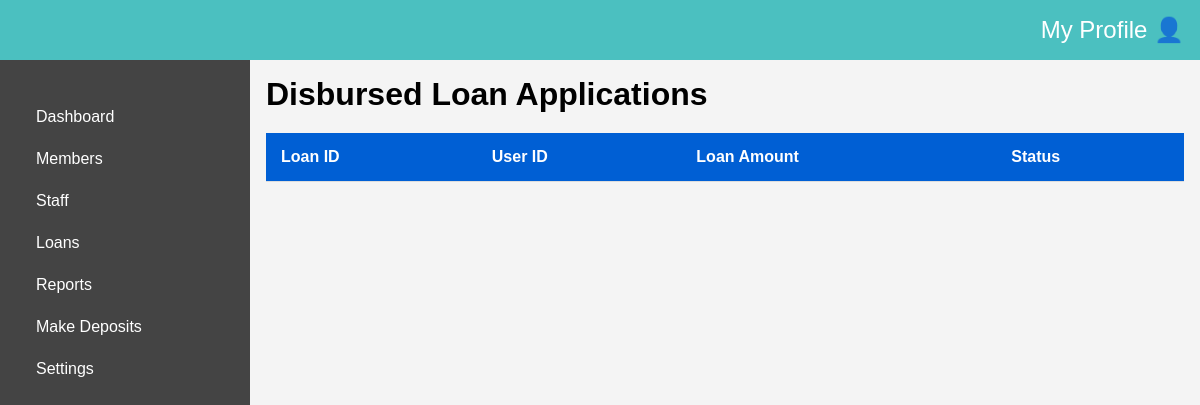
/admin/disbursed_loans (signed in), run on an earlier commit of the app's database.
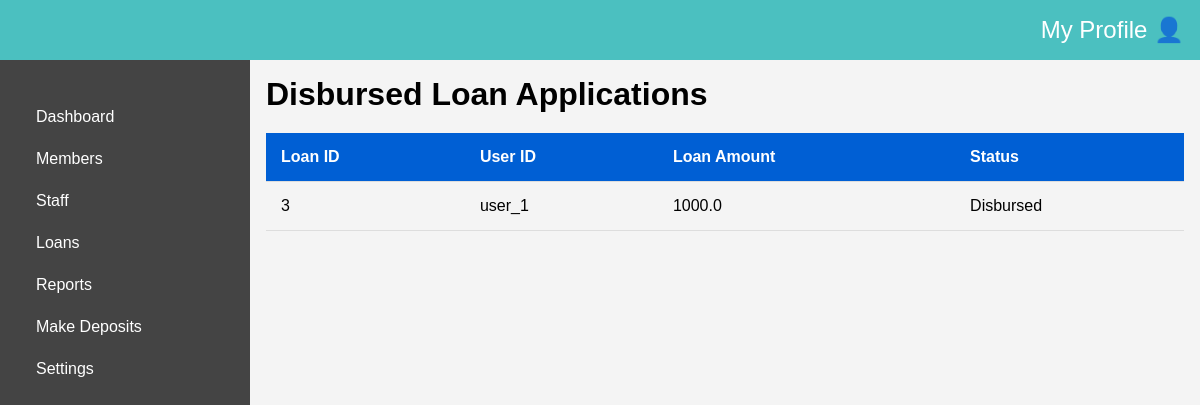
And on a later commit of the database.
### main_app/models.py (models this page shows, shortened)
class Loan(db.Model):
    id = db.Column(db.Integer, primary_key=True)
    user_id = db.Column(db.String(10), db.ForeignKey('user.user_id'), nullable=False)
    loan_amount = db.Column(db.Float, nullable=False)
    status = db.Column(db.String(20), nullable=False, default='Pending')
    rejection_reason = db.Column(db.String(120), nullable=True)
    loan_term = db.Column(db.Integer, nullable=False)
    interest_rate = db.Column(db.Float, nullable=False)  # Annual interest rate
    total_amount_due = db.Column(db.Float, nullable=False, default=0.0)  # Amount after interest
    monthly_payment = db.Column(db.Float, nullable=False, default=0.0)  # Payment With interest
    purpose = db.Column(db.String(120), nullable=False)
    start_date = db.Column(db.DateTime, nullable=False, default=datetime.now())
    next_due_date = db.Column(db.DateTime, nullable=False)
    amount_paid = db.Column(db.Float, default=0)
    penalty = db.Column(db.Float, nullable=False, default=0.0)  # Add a penalty field
    loan_user = db.relationship('User', back_populates='personal_loan', lazy=True, uselist=False)
    disbursement = db.relationship('Disbursement', back_populates='loan', lazy=True, uselist=False)
    repayment = db.relationship('Repayment', back_populates='loan', lazy=True, uselist=False)

### main_app/routes.py (the view)
@app.route('/admin/disbursed_loans')
@role_required('admin')
@login_required
def view_disbursed_loans():
    loans = Loan.query.filter_by(status='Disbursed').all()
    return render_template('admin/disbursed_loans.html', loans=loans)

### main_app/models.py (called while the page is built)
@login_manager.user_loader
def load_user(user_id):
    user_id = str(user_id)
    if user_id.startswith('user_'):
        return User.query.get(user_id)
    elif user_id.startswith('admin_'):
        return Admin.query.get(user_id)
    return None  # Return None if no user/admin is found

### main_app/routes.py (called while the page is built)
def role_required(role):
    def wrapper(fn):
        @wraps(fn)
        def decorated_view(*args, **kwargs):
            if not current_user.is_authenticated:
                return redirect(url_for('login'))
            try:
                if current_user.role != role:
                    flash("You do not have permission to access this page.")
                    abort(404, description="You do not have permission to access this page.")
                    return redirect(url_for('home'))
            except AttributeError:
                abort(404, description="You do not have permission to access this page. Access denied. Please contact Admin")
            return fn(*args, **kwargs)
        return decorated_view
    return wrapper

### main_app/templates/admin/disbursed_loans.html (shortened to what this page needs)
{% extends "admin/layout.html" %}
{% block head %}
<link rel="stylesheet" href="{{ url_for('static', filename='/css/members.css') }}">
<link rel="stylesheet" href="{{ url_for('static', filename='/css/Adminstyles.css') }}">
{% endblock %}
{% block main_cont %}
<h1>Disbursed Loan Applications</h1>
<table class="members-table" id="membersTable">
    <thead>
        <tr>
            <th>Loan ID</th>
            <th>User ID</th>
            <th>Loan Amount</th>
            <th>Status</th>
        </tr>
    </thead>
    {% for loan in loans %}
    <tbody id="membersBody">
        <tr>
            <td>{{ loan.id }}</td>
            <td>{{ loan.user_id }}</td>
            <td>{{ loan.loan_amount }}</td>
            <td>{{ loan.status }}</td>
        </tr>
    </tbody>
    {% endfor %}
</table>
{% endblock %}

What changed in the data, as far as the page shows it:
added Loan: id "3", user_id "user_1", loan_amount "1000.0", status "Disbursed"
